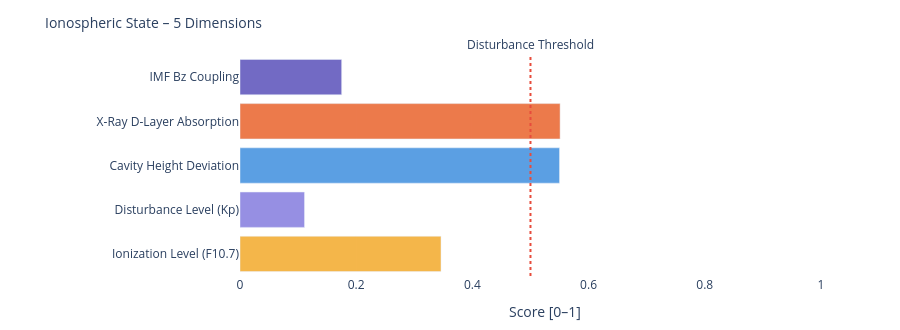

Notebook code cell kept with this figure:
### Markdown cell above
---
### 📐 Systemic Insight: Geometric Cavity vs. Real Schumann Resonance

**Relevant for:** Layer 6 = delta analysis &nbsp;|&nbsp; Layer 7 = feature vector / system interpretation

A cavity height change from 80 km to 70 km shifts the **idealized geometric frequencies** only minimally:

| Modus | Aktuell | Referenz | Δ |
|-------|---------|----------|---|
| SR-1 | 10.4762 Hz | 10.4599 Hz | +16 mHz |
| SR-2 | 18.1452 Hz | 18.1171 Hz | +28 mHz |
| SR-3 | 25.6612 Hz | 25.6215 Hz | +40 mHz |
| SR-4 | 33.1285 Hz | 33.0772 Hz | +51 mHz |

The geometric effect is limited because 10 km is very small compared to Earth's radius (~6371 km).

**Consequence:** Real Schumann deviations are likely driven more strongly by **conductivity, damping, day/night structure, lightning distribution and source geometry** than by pure cavity height.

---

**Layer 6 compares:**
```
geometric Δ from Layer 4  vs.  observed Δ from real Schumann measurement data
```

**Layer 7 Feature:**
```
If real Δ >> geometric Δ  →  non-geometric factors dominant
```

### Code cell
# ============================================================
# IONOSPHERIC STATE – Summary gauge
# Five dimensions: ionization, disturbance, cavity height, X-Ray, Bz coupling
# ============================================================

def norm(v, lo, hi):
    if v is None: return None
    return round(max(0.0, min(1.0, (v - lo) / (hi - lo))), 3)

# Ionization level (F10.7 → F2-Layer)
ioniz = norm(f107_val, 60, 250)

# Disturbance level (Kp → E/F-Layer irregularities)
disturb = norm(kp_val, 0, 9)

# Cavity height deviation from reference (80 km)
h_dev = norm(abs(h_eff - 80), 0, 20)

# X-Ray ionization (D-Layer absorption)
xray_ioniz = None
if xray_now is not None:
    xray_ioniz = norm(math.log10(max(xray_now, 1e-9)) + 9, 0, 5)

# Bz coupling (southward Bz → stronger magnetosphere-ionosphere coupling)
bz_coupling = norm(-(bz_now or 0), -5, 30) if bz_now is not None else None

dims = [
    ('Ionization Level (F10.7)',    ioniz,      '#F2A623'),
    ('Disturbance Level (Kp)',      disturb,    '#7F77DD'),
    ('Cavity Height Deviation',     h_dev,      '#378ADD'),
    ('X-Ray D-Layer Absorption',    xray_ioniz, '#E85D24'),
    ('IMF Bz Coupling',             bz_coupling,'#534AB7'),
]

fig = go.Figure()
for name, val, col in dims:
    if val is not None:
        h = int(val * 20)
        bar = '█' * h + '░' * (20 - h)
        label = f'{name}:  {bar}  {val:.3f}'
    else:
        label = f'{name}:  {"─" * 20}  n/a'
    fig.add_trace(go.Bar(
        x=[val if val is not None else 0],
        y=[name],
        orientation='h',
        marker_color=col, opacity=0.82,
        showlegend=False
    ))

fig.add_vline(x=0.5, line_dash='dot', line_color='#e74c3c',
              annotation_text='Disturbance Threshold', annotation_position='top')
fig.update_layout(
    title=dict(text='Ionospheric State – 5 Dimensions', font=dict(size=14)),
    xaxis=dict(title='Score [0–1]', range=[0, 1.05]),
    height=330, plot_bgcolor='rgba(0,0,0,0)', paper_bgcolor='rgba(0,0,0,0)',
    margin=dict(l=240, r=50, t=55, b=40)
)
fig.show()

print(f'\nIonospheric state:')
for name, val, _ in dims:
    print(f'  {name:<35} {val:.3f}' if val is not None else f'  {name:<35} n/a')

### Figure 1 — Plotly figure (JSON) as saved in the notebook; plotly's stock layout.template omitted (floating-point values rounded to 4 significant figures)
{"data": [{"marker": {"color": "#F2A623"}, "opacity": 0.82, "orientation": "h", "showlegend": false, "type": "bar", "x": [0.346], "y": ["Ionization Level (F10.7)"]}, {"marker": {"color": "#7F77DD"}, "opacity": 0.82, "orientation": "h", "showlegend": false, "type": "bar", "x": [0.111], "y": ["Disturbance Level (Kp)"]}, {"marker": {"color": "#378ADD"}, "opacity": 0.82, "orientation": "h", "showlegend": false, "type": "bar", "x": [0.55], "y": ["Cavity Height Deviation"]}, {"marker": {"color": "#E85D24"}, "opacity": 0.82, "orientation": "h", "showlegend": false, "type": "bar", "x": [0.551], "y": ["X-Ray D-Layer Absorption"]}, {"marker": {"color": "#534AB7"}, "opacity": 0.82, "orientation": "h", "showlegend": false, "type": "bar", "x": [0.175], "y": ["IMF Bz Coupling"]}], "layout": {"annotations": [{"showarrow": false, "text": "Disturbance Threshold", "x": 0.5, "xanchor": "center", "xref": "x", "y": 1, "yanchor": "bottom", "yref": "y domain"}], "height": 330, "margin": {"b": 40, "l": 240, "r": 50, "t": 55}, "paper_bgcolor": "rgba(0,0,0,0)", "plot_bgcolor": "rgba(0,0,0,0)", "shapes": [{"line": {"color": "#e74c3c", "dash": "dot"}, "type": "line", "x0": 0.5, "x1": 0.5, "xref": "x", "y0": 0, "y1": 1, "yref": "y domain"}], "title": {"font": {"size": 14}, "text": "Ionospheric State – 5 Dimensions"}, "xaxis": {"range": [0, 1.05], "title": {"text": "Score [0–1]"}}}}
